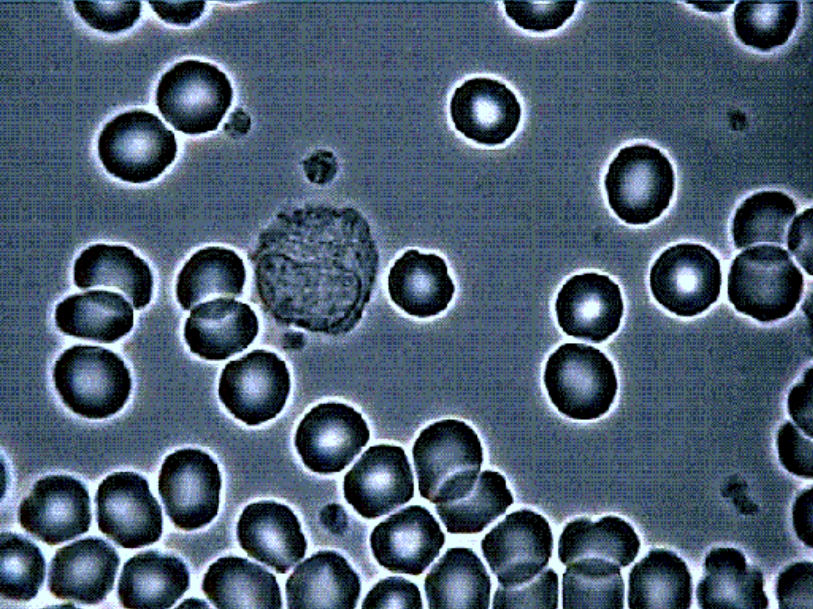
#> input picture image.png, 813 x 609 px
$ jupyter execute idzLab1.ipynb
#> lines starting #> are read from the running program, lines starting #| are printed output that depends on the picture; after the words box and inside, x2 and y2 are one past the last pixel; in counts of white or black regions, pixels touching at a corner belong together
[cell 1]
import cv2
import numpy as np
from matplotlib import pyplot as plt

[cell 2]
def show(img):
    plt.figure(figsize=(7,7))
    plt.imshow(img, cmap='gray')

[cell 3]
img = cv2.imread('image.png')
#> img is the input picture: shape (609, 813, 3); mean B, G, R 112, 93, 75.2
gray = cv2.cvtColor(img, cv2.COLOR_BGR2GRAY)
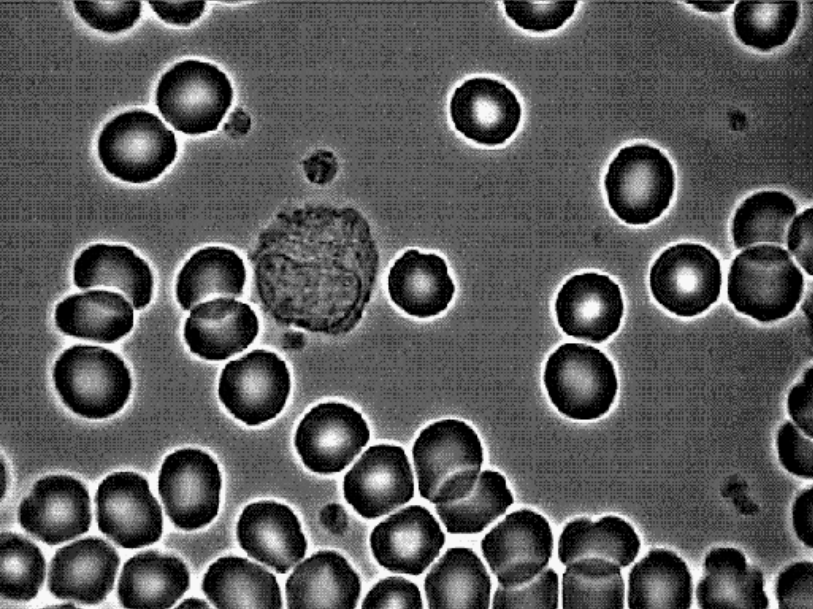
#> gray: shape (609, 813); min 0, max 248, mean 89.9
show(gray)

[cell 4]
blur = cv2.blur(gray, (7,7))
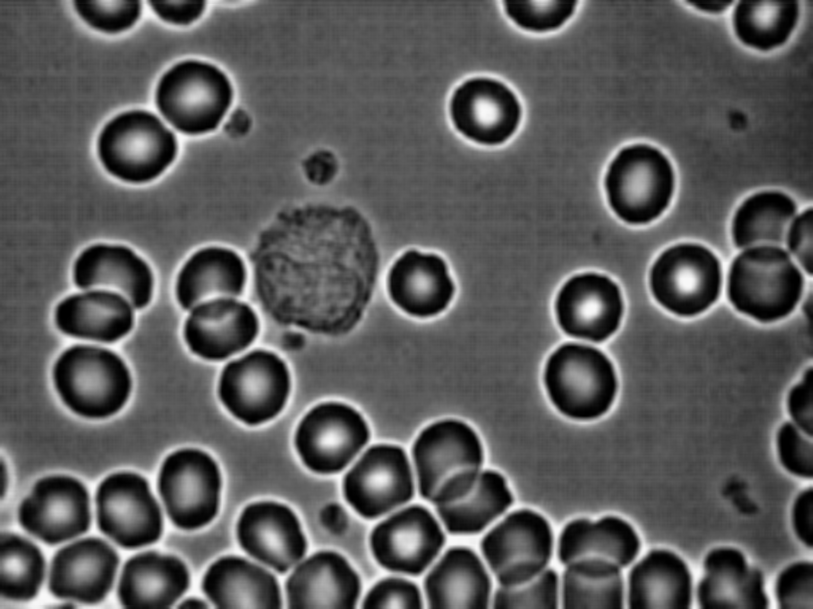
#> blur: shape (609, 813); min 0, max 248, mean 89.8
show(blur)

[cell 5]
canny = cv2.Canny(blur,130, 240)
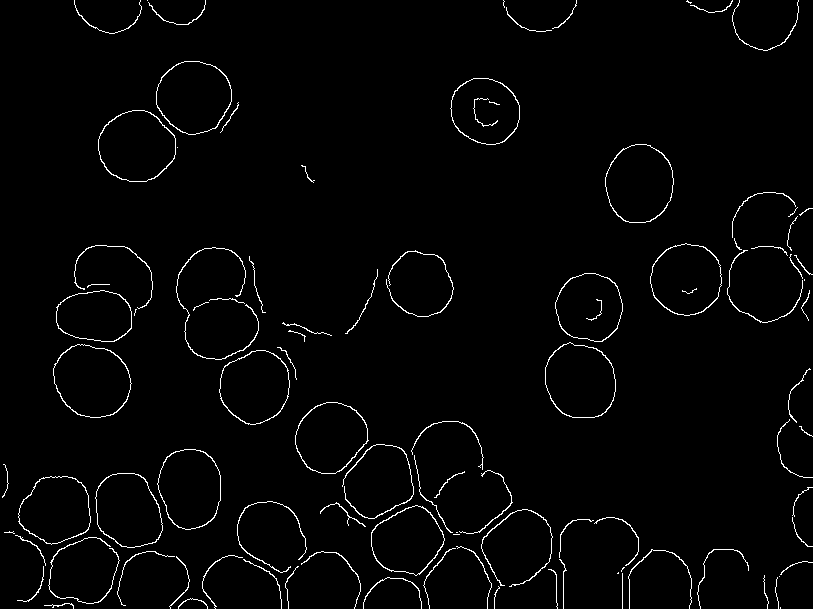
#> canny: shape (609, 813); 2% white in thin lines or dots
show(canny)

[cell 6]
kernel1 = np.ones((5,5),"uint8")
kernel2 = np.ones((4,4),"uint8")
close = cv2.morphologyEx(canny, cv2.MORPH_CLOSE, kernel1, iterations=1)
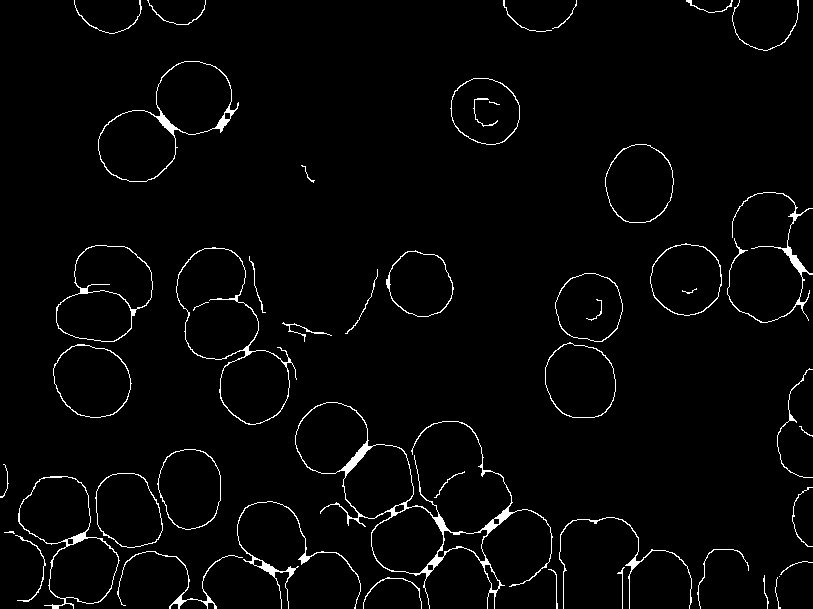
#> close: shape (609, 813); 2.5% white in thin lines or dots
dilate = cv2.dilate(close, kernel2, iterations = 3)
#> dilate: shape (609, 813); 20.7% white; 20 white regions, largest, box (x1, y1, x2, y2) and area: (1, 399, 755, 609) 43523, (647, 189, 813, 329) 8342, (173, 244, 303, 431) 8270
dilate = cv2.morphologyEx(dilate, cv2.MORPH_CLOSE, kernel1, iterations=2)
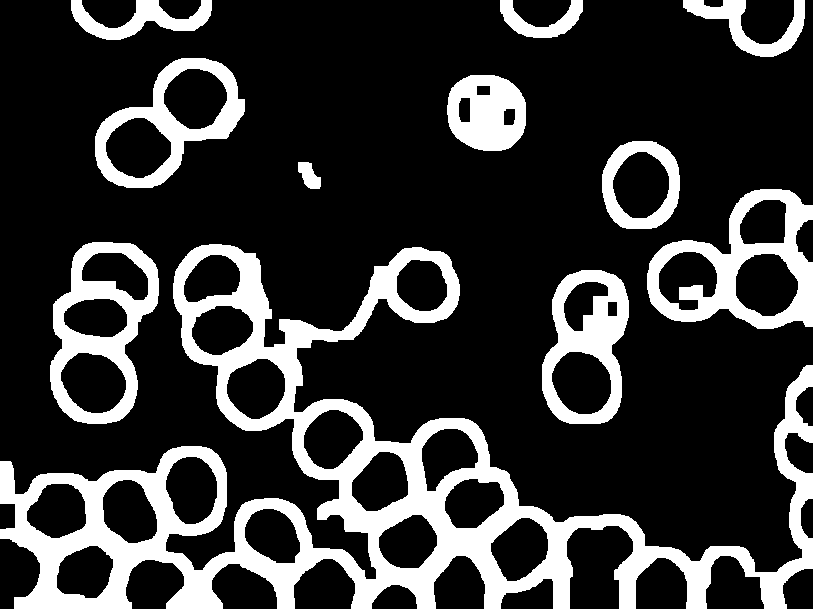
#> dilate: shape (609, 813); 21.5% white; 11 white regions, largest, box (x1, y1, x2, y2) and area: (0, 244, 813, 609) 63285, (647, 189, 813, 329) 9006, (50, 242, 159, 424) 7712
show(dilate)

[cell 7]
invDilate = dilate.copy()
for i in range(len(invDilate)):
    for j in range(len(invDilate[i])):
        if(invDilate[i][j]>0):
            invDilate[i][j] = 0
        else:
            invDilate[i][j] = 255

[cell 8]
show(invDilate)

[cell 9]
_, markers = cv2.connectedComponents(invDilate)
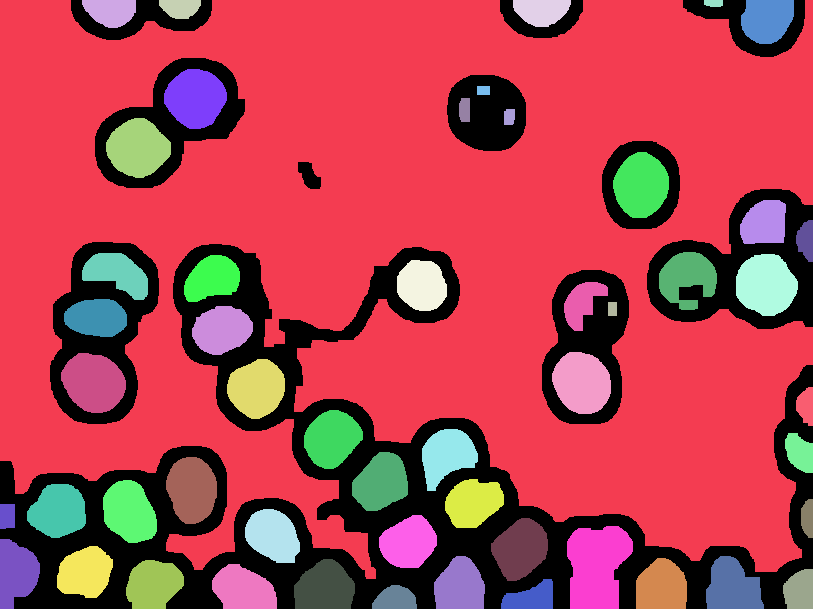
#> markers: shape (609, 813) int32; 53 distinct labels, from 0 to 52; one colour per label, 0 black
show(markers)

[cell 10]
markI = markers.copy()
for i in range(len(markI)):
    for j in range(len(markI[i])):
        if(markI[i][j]>1):
            markI[i][j]=255
        else:
            markI[i][j]=0
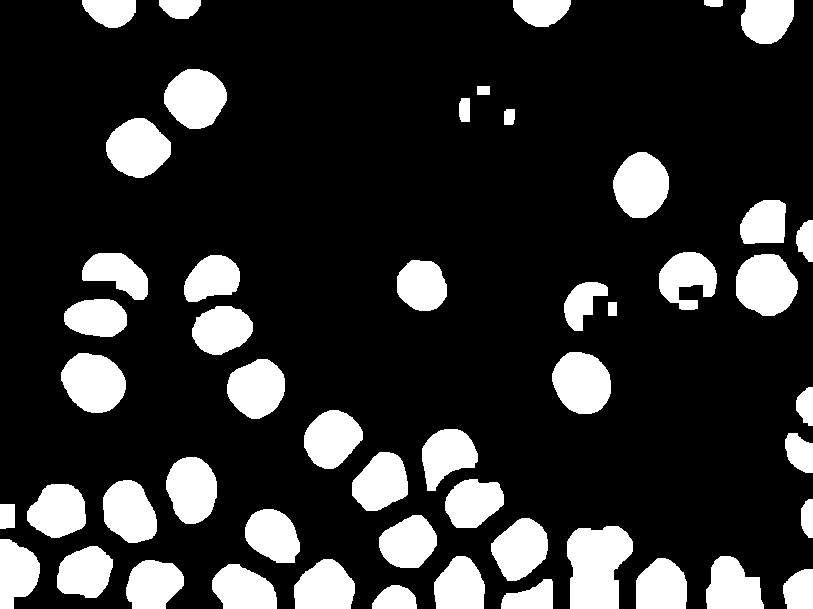
#> markI: shape (609, 813) int32; 18.6% white; 51 white regions, largest, box (x1, y1, x2, y2) and area: (567, 526, 633, 609) 4273, (736, 254, 798, 316) 2960, (61, 353, 126, 413) 2937

[cell 11]
markI2 = markI.astype('uint8')
show(markI2)

[cell 12]
kernel4 = np.ones((6,6),"uint8")
res = cv2.erode(markI2, kernel4, iterations=2)
#> res: shape (609, 813); 10.6% white; 48 white regions (2 under 20 px), largest, box (x1, y1, x2, y2) and area: (573, 532, 629, 609) 2939, (742, 260, 793, 312) 1821, (68, 359, 121, 409) 1788
kernelB = np.ones((4,4),"uint8")
res = cv2.dilate(res,kernelB, iterations = 3)
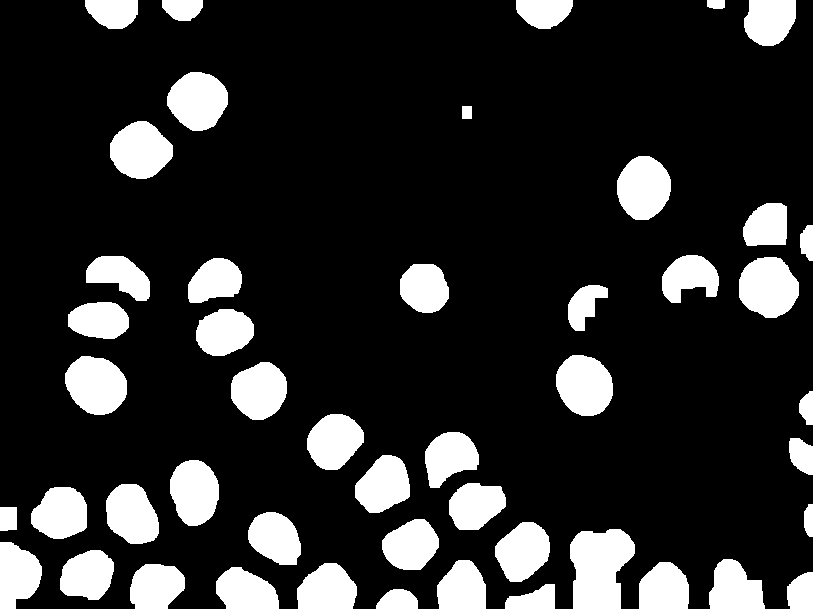
#> res: shape (609, 813); 17.3% white; 48 white regions
show(res)

[cell 13]
import imutils
contours = cv2.findContours(res.copy(), cv2.RETR_EXTERNAL, cv2.CHAIN_APPROX_SIMPLE)
#> contours = 48 contours; largest, box (x1, y1, x2, y2) and area: (570, 529, 635, 609) 3890, (739, 257, 799, 318) 2742, (65, 356, 127, 415) 2712, (556, 355, 613, 416) 2634, (167, 72, 228, 131) 2606
contours = contours[0]
len(contours)
#> Out = 48

[cell 14]
outputImage = img.copy()
for i in range(len(res)):
    for j in range(len(res[i])):
        if(res[i][j]>0):
            outputImage[i][j][0]=255
            outputImage[i][j][1]=0
            outputImage[i][j][2]=0
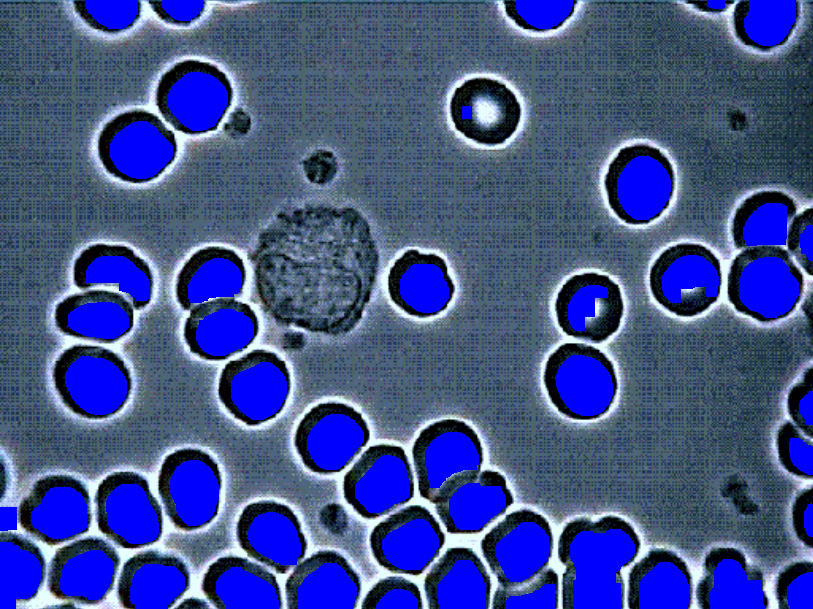
#> outputImage: shape (609, 813, 3); 17.31% of pixels changed, all inside (x1, y1, x2, y2) = (0, 0, 813, 609)
